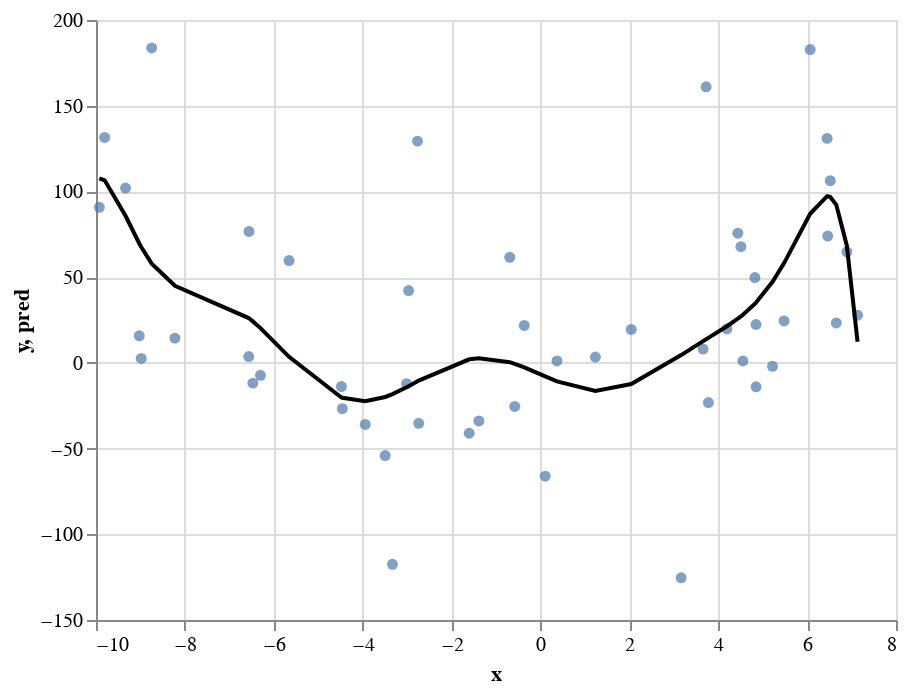

This figure's notebook cell:
### Code cell
c+c_pred

### Figure 1 — Vega-Lite specification as saved in the notebook (floating-point values rounded to 4 significant figures)
{"config": {"view": {"continuousWidth": 400, "continuousHeight": 300}}, "layer": [{"mark": "circle", "encoding": {"x": {"field": "x", "type": "quantitative"}, "y": {"field": "y", "type": "quantitative"}}}, {"mark": {"type": "line", "color": "black"}, "encoding": {"x": {"field": "x", "type": "quantitative"}, "y": {"field": "pred", "type": "quantitative"}}}], "data": {"name": "data-20a0bf1c07810f7d93b50c62430bda01"}, "$schema": "https://vega.github.io/schema/vega-lite/v4.17.0.json", "datasets": {"data-20a0bf1c07810f7d93b50c62430bda01": [{"x": -3.329, "y": -117.5, "pred": -18.23}, {"x": 6.465, "y": 73.95, "pred": 97.21}, {"x": -4.478, "y": -13.81, "pred": -20.2}, {"x": 2.043, "y": 19.46, "pred": -12.33}, {"x": 4.851, "y": 22.38, "pred": 35.16}, {"x": -0.5785, "y": -25.45, "pred": -0.5387}, {"x": -6.557, "y": 76.68, "pred": 26.01}, {"x": -5.656, "y": 59.65, "pred": 3.491}, {"x": 0.1085, "y": -66.1, "pred": -7.917}, {"x": 4.556, "y": 1.09, "pred": 28.09}, {"x": -6.299, "y": -7.251, "pred": 20.28}, {"x": 6.45, "y": 130.9, "pred": 97.23}, {"x": 3.66, "y": 8.062, "pred": 12.69}, {"x": -8.982, "y": 2.575, "pred": 67.56}, {"x": -9.027, "y": 15.78, "pred": 69.65}, {"x": 5.482, "y": 24.44, "pred": 58.2}, {"x": -3.943, "y": -35.9, "pred": -22.38}, {"x": 7.135, "y": 27.82, "pred": 12.31}, {"x": 4.196, "y": 19.89, "pred": 21.34}, {"x": -9.925, "y": 90.76, "pred": 107.6}, {"x": -0.69, "y": 61.59, "pred": 0.3825}, {"x": 4.51, "y": 67.75, "pred": 27.14}, {"x": -9.336, "y": 102.0, "pred": 85.8}, {"x": 4.441, "y": 75.65, "pred": 25.77}, {"x": -6.563, "y": 3.705, "pred": 26.14}, {"x": 0.3716, "y": 1.135, "pred": -10.83}, {"x": 6.521, "y": 106.3, "pred": 96.72}, {"x": -2.966, "y": 42.19, "pred": -13.58}, {"x": 3.166, "y": -125.4, "pred": 4.54}, {"x": 5.222, "y": -1.985, "pred": 47.26}, {"x": -6.471, "y": -11.81, "pred": 24.19}, {"x": 6.893, "y": 64.81, "pred": 68.48}, {"x": -3.493, "y": -54.09, "pred": -19.9}, {"x": -8.747, "y": 183.7, "pred": 57.89}, {"x": -1.384, "y": -33.87, "pred": 2.734}, {"x": 4.852, "y": -13.99, "pred": 35.21}, {"x": 3.728, "y": 161.0, "pred": 13.77}, {"x": -2.738, "y": -35.24, "pred": -10.33}, {"x": -1.603, "y": -41.06, "pred": 2.07}, {"x": -8.224, "y": 14.43, "pred": 44.97}, {"x": -0.364, "y": 21.82, "pred": -2.608}, {"x": 6.657, "y": 23.28, "pred": 92.18}, {"x": -9.805, "y": 131.5, "pred": 106.5}, {"x": 1.236, "y": 3.383, "pred": -16.37}, {"x": -2.766, "y": 129.3, "pred": -10.73}, {"x": -4.458, "y": -26.76, "pred": -20.4}, {"x": 4.826, "y": 49.78, "pred": 34.49}, {"x": -3.012, "y": -12.16, "pred": -14.23}, {"x": 3.778, "y": -23.18, "pred": 14.57}, {"x": 6.069, "y": 182.8, "pred": 86.96}]}}
